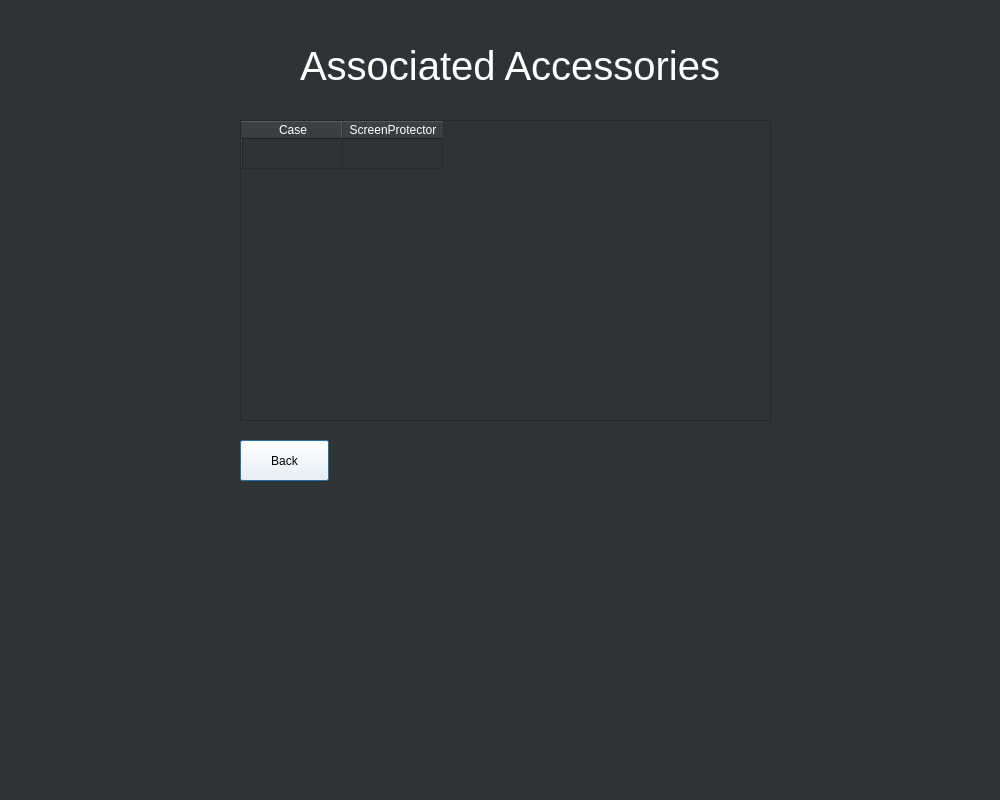
<?xml version="1.0" encoding="UTF-8"?>
<ui version="4.0">
 <class>Dialog</class>
 <widget class="QDialog" name="Dialog">
  <property name="geometry">
   <rect>
    <x>0</x>
    <y>0</y>
    <width>1000</width>
    <height>800</height>
   </rect>
  </property>
  <property name="windowTitle">
   <string>Dialog</string>
  </property>
  <property name="styleSheet">
   <string notr="true">background-color: rgb(46, 52, 54);</string>
  </property>
  <widget class="QLabel" name="label">
   <property name="geometry">
    <rect>
     <x>300</x>
     <y>40</y>
     <width>421</width>
     <height>51</height>
    </rect>
   </property>
   <property name="styleSheet">
    <string notr="true">color: rgb(255, 255, 255);
font-size: 30pt;
</string>
   </property>
   <property name="text">
    <string>Associated Accessories</string>
   </property>
  </widget>
  <widget class="QTableWidget" name="accesstableWidget">
   <property name="geometry">
    <rect>
     <x>240</x>
     <y>120</y>
     <width>531</width>
     <height>301</height>
    </rect>
   </property>
   <property name="styleSheet">
    <string notr="true">color: rgb(255, 255, 255);</string>
   </property>
   <row>
    <property name="text">
     <string/>
    </property>
   </row>
   <column>
    <property name="text">
     <string>Case</string>
    </property>
   </column>
   <column>
    <property name="text">
     <string>ScreenProtector</string>
    </property>
   </column>
  </widget>
  <widget class="QPushButton" name="accessoriesBackButton">
   <property name="geometry">
    <rect>
     <x>240</x>
     <y>440</y>
     <width>89</width>
     <height>41</height>
    </rect>
   </property>
   <property name="styleSheet">
    <string notr="true">background-color: rgb(255, 255, 255);</string>
   </property>
   <property name="text">
    <string>Back</string>
   </property>
  </widget>
 </widget>
 <resources/>
 <connections/>
</ui>
